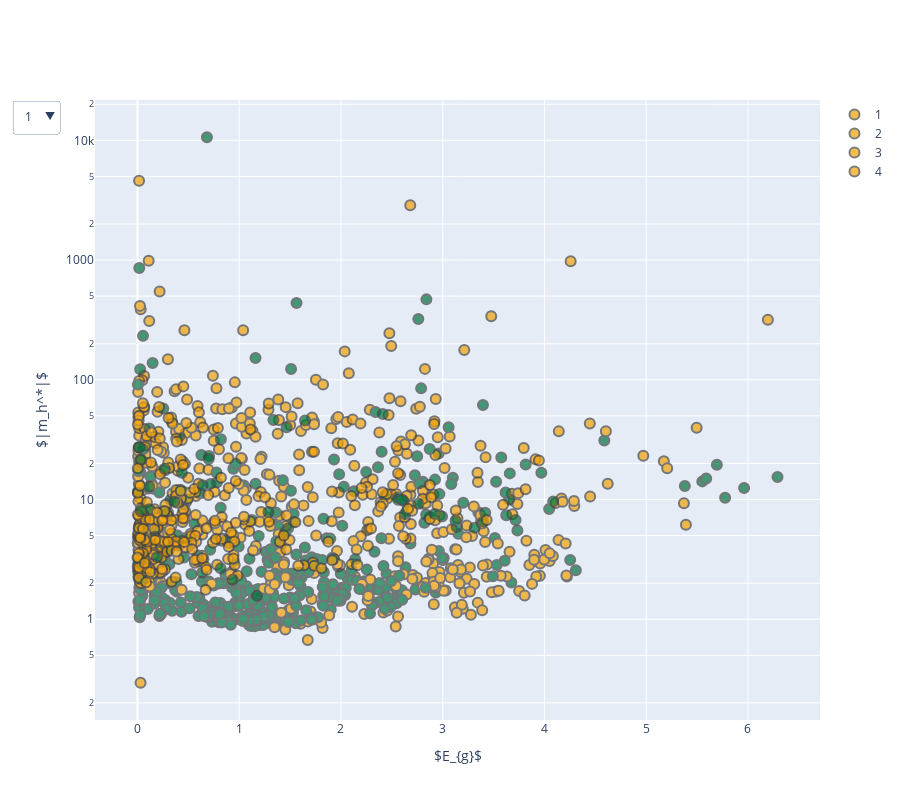

The notebook cell this image was saved under:
### Markdown cell above
## Hole Effective Masses against Bandgap Energies

### Code cell
import copy
fig = go.Figure()

sorted_keys = list(sorted(df_categorized.keys()))
display_this=[False for _ in sorted_keys]
button_list=[]

for i,k in enumerate(sorted_keys):
    fig.add_trace(go.Scatter(x=df_categorized[k]['Eg'],
                             y=df_categorized[k]['m_h'],
                             #visible=True,
                             opacity=0.7,
                             marker=dict(size=12,color=df_categorized[k]['color']),
                             marker_symbol='circle',#name=col,
                             text=df_categorized[k]['system'],
                             name=k
                            )
                 )
    _display_this = copy.deepcopy(display_this)
    _display_this[i] = True
    button_list.append(dict(label = k,
                            method = 'update',
                              args = [{'visible': _display_this},
                                      {'showlegend':False}]))



fig.update_layout(width=900, height=800,
    updatemenus=[go.layout.Updatemenu(
        active=0,
        buttons=button_list)])
    
    
fig.update_xaxes(title_text='$E_{g}$')
fig.update_yaxes(title_text='$|m_h^*|$',type='log')
fig.update_traces(mode='markers', marker_line_width=2, marker_size=10)
fig.show()

### Figure 1 — Plotly figure (JSON) as saved in the notebook; plotly's stock layout.template omitted (floating-point values rounded to 4 significant figures; data arrays with more than 128 entries replaced by an {"elided": "..."} marker saying what was removed)
{"data": [{"marker": {"color": {"elided": "704 str values"}, "line": {"width": 2}, "size": 10, "symbol": "circle"}, "mode": "markers", "name": "1", "opacity": 0.7, "text": {"elided": "704 str values"}, "type": "scatter", "x": {"elided": "704 float values"}, "y": {"elided": "704 float values"}}, {"marker": {"color": {"elided": "227 str values"}, "line": {"width": 2}, "size": 10, "symbol": "circle"}, "mode": "markers", "name": "2", "opacity": 0.7, "text": {"elided": "227 str values"}, "type": "scatter", "x": {"elided": "227 float values"}, "y": {"elided": "227 float values"}}, {"marker": {"color": {"elided": "171 str values"}, "line": {"width": 2}, "size": 10, "symbol": "circle"}, "mode": "markers", "name": "3", "opacity": 0.7, "text": {"elided": "171 str values"}, "type": "scatter", "x": {"elided": "171 float values"}, "y": {"elided": "171 float values"}}, {"marker": {"color": {"elided": "134 str values"}, "line": {"width": 2}, "size": 10, "symbol": "circle"}, "mode": "markers", "name": "4", "opacity": 0.7, "text": {"elided": "134 str values"}, "type": "scatter", "x": {"elided": "134 float values"}, "y": {"elided": "134 float values"}}], "layout": {"height": 800, "updatemenus": [{"active": 0, "buttons": [{"args": [{"visible": [true, false, false, false]}, {"showlegend": false}], "label": "1", "method": "update"}, {"args": [{"visible": [false, true, false, false]}, {"showlegend": false}], "label": "2", "method": "update"}, {"args": [{"visible": [false, false, true, false]}, {"showlegend": false}], "label": "3", "method": "update"}, {"args": [{"visible": [false, false, false, true]}, {"showlegend": false}], "label": "4", "method": "update"}]}], "width": 900, "xaxis": {"title": {"text": "$E_{g}$"}}, "yaxis": {"title": {"text": "$|m_h^*|$"}, "type": "log"}}}
